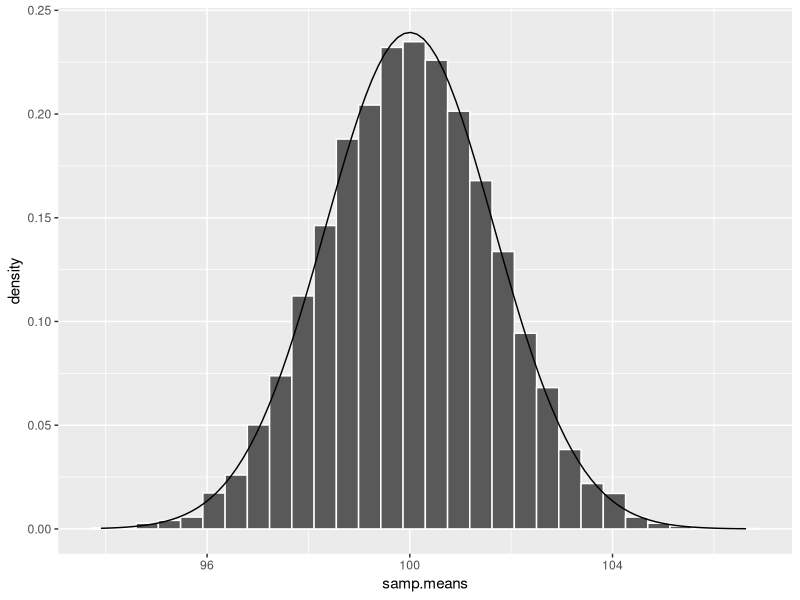
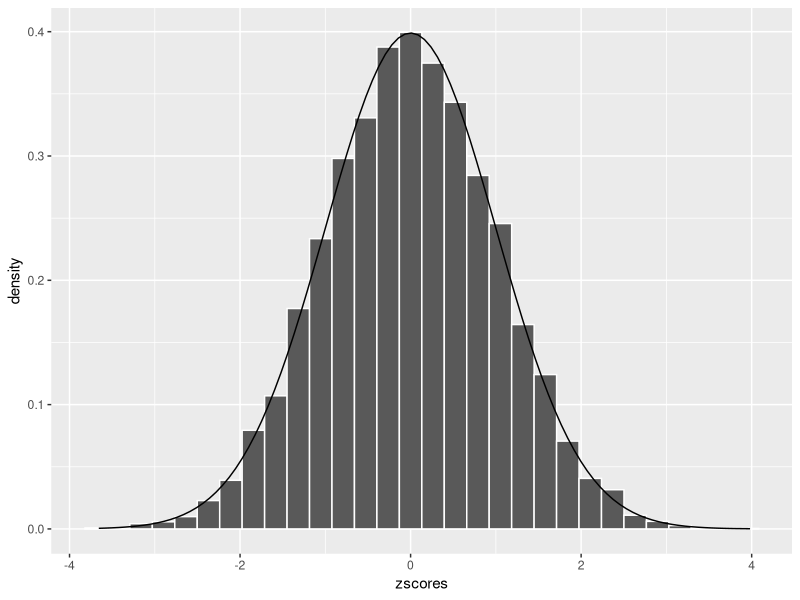
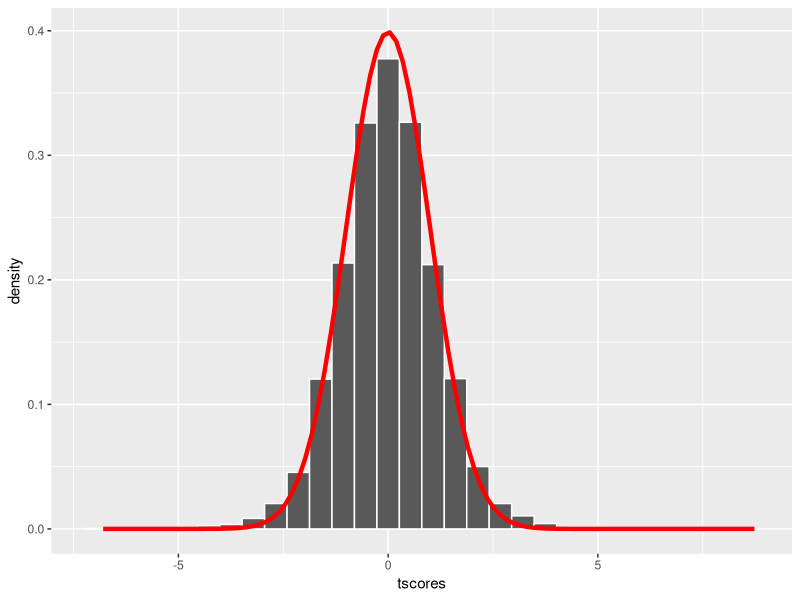
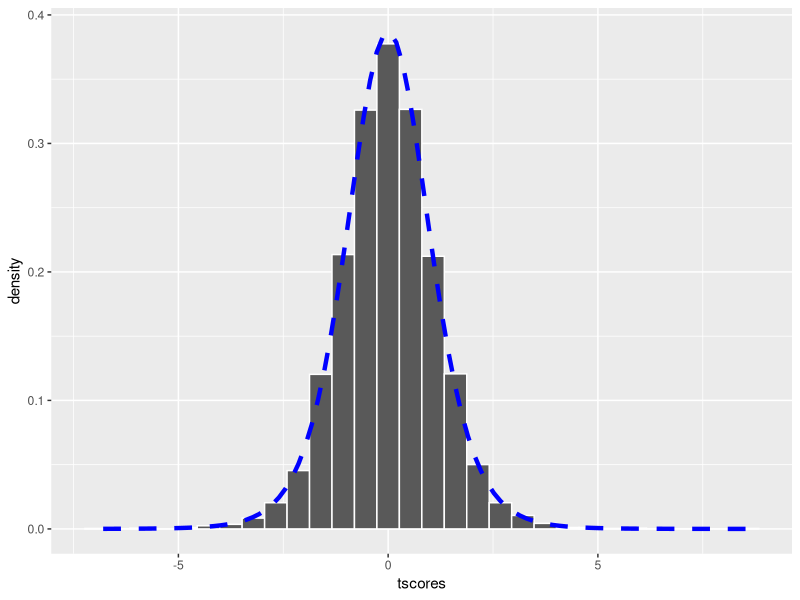
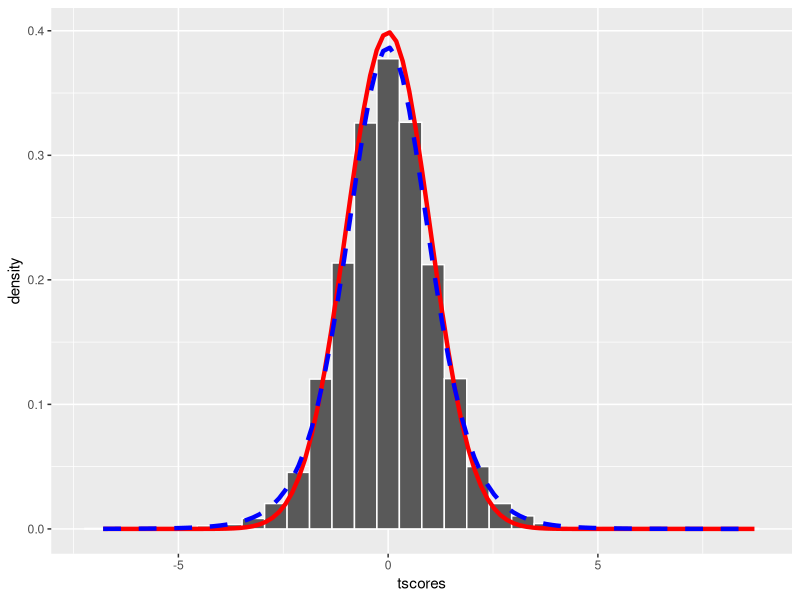
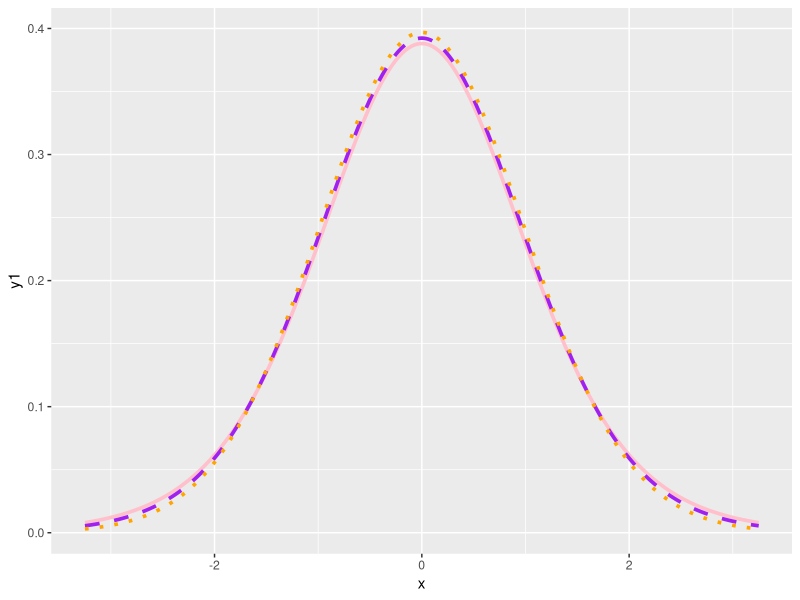
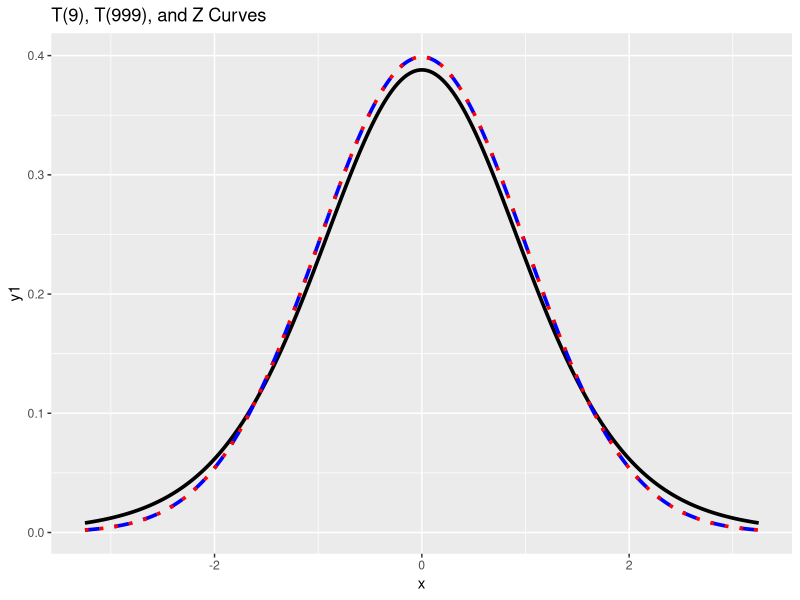

Here is the R script that generated these plots, in order:
# Day 29 - 4/14/2025
# Notes 14
# Note: See Code to Copy file!

library(tidyverse)
#----------------------------------------------------

#------------------------------------------------
#1

library(tidyverse)
library(patchwork)
set.seed(2024)
mydata <- replicate(10000,rnorm(9,100,5))
#Check: What does mydata look like?
dim(mydata)
mydata[,1:5]

samp.means <- apply(mydata,2,mean)
#Check: length(samp.means)

samp.sd <- apply(mydata,2,sd)
#Check: length(samp.sd)

mydata[,1]
mean(mydata[,1])
samp.means[1]



#2
zscores <- (samp.means - 100)/(5/sqrt(9))
tscores <- (samp.means - 100)/(samp.sd/sqrt(9))

#3
mydata.df <- data.frame(samp.means=samp.means,
                        samp.sd=samp.sd,
                        zscores=zscores,
                        tscores=tscores)


#4
A <- ggplot(mydata.df,aes(x=samp.means)) + 
  geom_histogram(aes(y=after_stat(density)),
                 color="white",bins=30) +
  stat_function(fun=dnorm,args=list(mean=100,sd=5/sqrt(9)))
A #Beautiful CLT! :)

#5
B <- ggplot(mydata.df,aes(x=zscores)) + 
  geom_histogram(aes(y=after_stat(density)),
                 color="white",bins=30) +
  stat_function(fun=dnorm,args=list(mean=0,sd=1))
B #Beautiful Z-scores! :)

#6
C <- ggplot(mydata.df,aes(x=tscores))+ 
  geom_histogram(aes(y=after_stat(density)),
                 color="white",bins=30) +
  stat_function(fun=dnorm,args=list(mean=0,sd=1),color="red",size=1.5)
C

#7
D <- ggplot(mydata.df,aes(x=tscores))+ 
  geom_histogram(aes(y=after_stat(density)),
                 color="white",bins=30) +
  stat_function(fun=dt,args=list(df=8),color="blue",size=1.5,linetype=2)
D

#8
E <- ggplot(mydata.df,aes(x=tscores))+ 
  geom_histogram(aes(y=after_stat(density)),
                 color="white",bins=30) +
  stat_function(fun=dnorm,args=list(mean=0,sd=1),color="red",size=1.5)+
  stat_function(fun=dt,args=list(df=8),color="blue",size=1.5,linetype=2)
E

# The t-distribution
x <- seq(-3.25,3.25,.01)
y1 <- dt(x,9)                                     #t9
y2 <- dt(x,15)                                    #t15
y3 <- dt(x,48)                                    #t48
t.df <- data.frame(x=x,y1=y1,y2=y2,y3=y3)
ggplot(t.df,aes(x=x,y=y1)) +
  geom_line(color="pink",linetype=1,size=1.25)+
  geom_line(aes(y=y2),color="purple",linetype=2,size=1.25)+
  geom_line(aes(y=y3),color="orange",linetype=3,size=1.25)

#For comparison
x <- seq(-3.25,3.25,.01)
y1 <- dt(x,9)                                     #t9
y2 <- dt(x,999)                                   #t999
y3 <- dnorm(x)                                    #Z
t.df <- data.frame(x=x,y1=y1,y2=y2,y3=y3)
ggplot(t.df,aes(x=x,y=y1)) +
  geom_line(color="black",linetype=1,size=1.25)+
  geom_line(aes(y=y2),color="blue",linetype=2,size=1.25)+
  geom_line(aes(y=y3),color="red",linetype=3,size=1.25) +
  ggtitle("T(9), T(999), and Z Curves")


#---------------------------------------------
# Note

pnorm(-1.7)
pt(-1.7,9)

qnorm(.975)
qt(.975,9)

#Verification of variance
mydf <- 29
myt <- rt(50000,mydf)
var(myt)
truevar <- mydf/(mydf-2)
truevar

